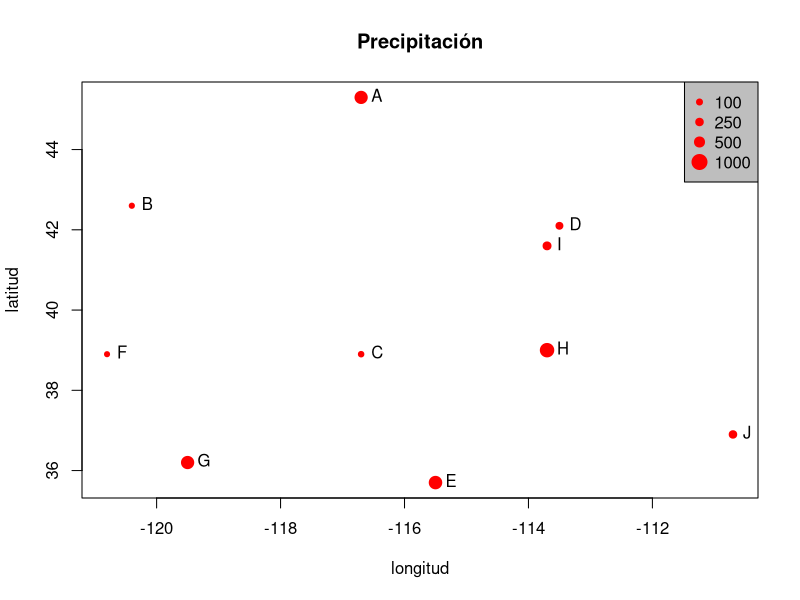
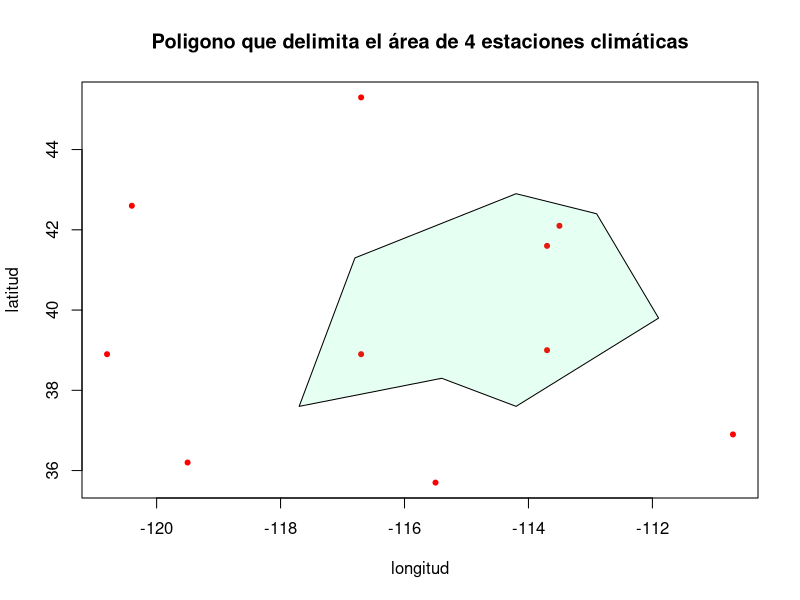
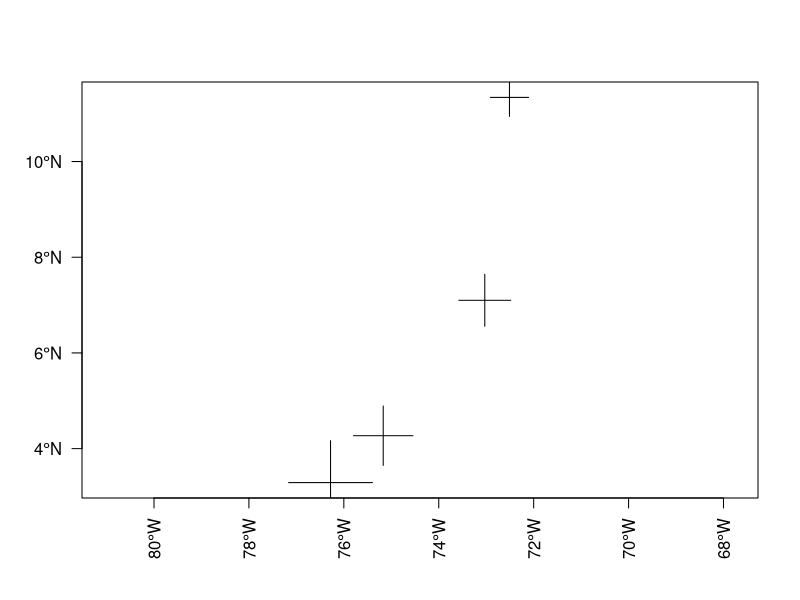
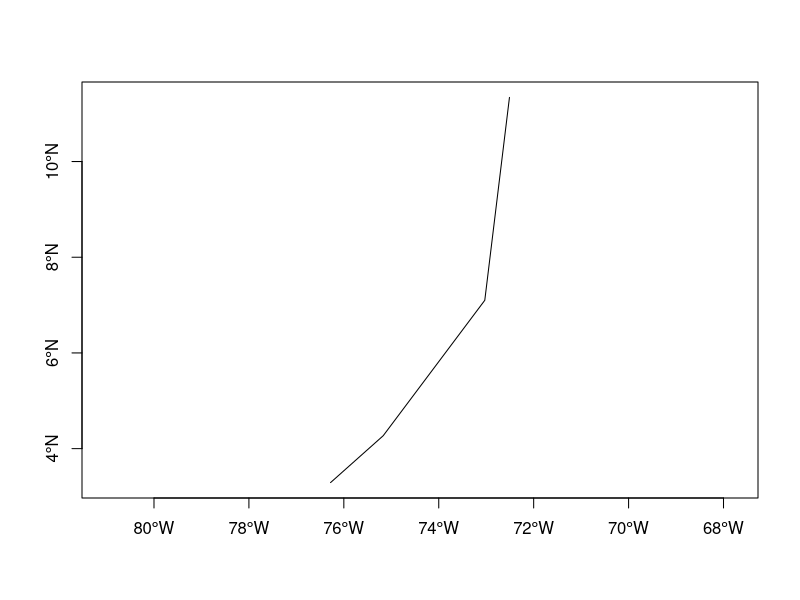
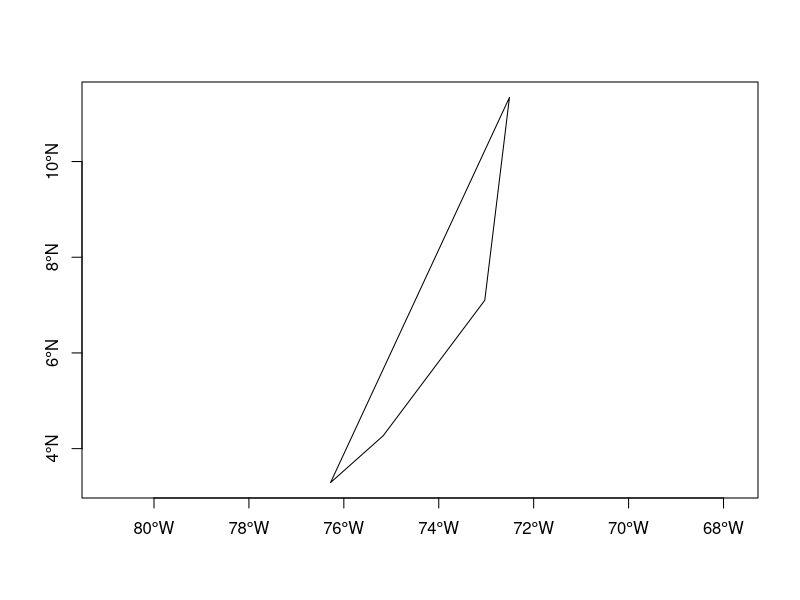

Here is the R script that generated these plots, in order:
## ---- chunk 1
knitr::opts_chunk$set(echo = TRUE)
## ---- chunk 2
nombreEstaciones <- LETTERS[1:10] #Las nombraremos con letras para este ejemplo
longitud <- c(-116.7, -120.4, -116.7, -113.5, -115.5,
               -120.8, -119.5, -113.7, -113.7, -110.7)
latitud <- c(45.3, 42.6, 38.9, 42.1, 35.7, 38.9,
              36.2, 39, 41.6, 36.9)
estaciones <- cbind(longitud, latitud)

# Simularemos datos de precipitación para este ejemplo
set.seed(0)
precip <- round((runif(length(latitud))*10)^3) #Generamos datos aleatorios

psize <- 1 + precip/500
plot(estaciones, cex=psize, pch=20, col='red', main='Precipitación')

# Agregamos nombres al gráfico
text(estaciones, nombreEstaciones, pos=4)

# Agregamos leyenda
breaks <- c(100, 250, 500, 1000)
legend.psize <- 1+breaks/500
legend("topright", legend=breaks, pch=20, pt.cex=legend.psize, col='red', bg='gray')
## ---- chunk 3
lon <- c(-116.8, -114.2, -112.9, -111.9, -114.2, -115.4, -117.7)
lat <- c(41.3, 42.9, 42.4, 39.8, 37.6, 38.3, 37.6)
esquinasPoligono = cbind(lon,lat)
plot(estaciones, main="Poligono que delimita el área de 4 estaciones climáticas", pch=20, col="red")
polygon(esquinasPoligono, col= rgb(0, 1, 0.5, 0.1), border = "black")
## ---- chunk 4
#Vamos a emplear la librería sp para este caso
library(sp)

#Vamos a crear nuestro conjunto de datos de longitud y latitud

lonx = c(-76.28,-75.17,-73.03,-72.51)
latx = c(3.29,4.27, 7.10, 11.34)
dengueCasos = c(79, 56, 49,36)
coordenadas = cbind(lonx,latx)

puntos = SpatialPoints(coordenadas) #Empleamos la función espatial points de la librería sp para crear nuestros datos vectoriales tipo punto

class(puntos) #Visualizamos la clase de archivo que generamos

showDefault(puntos) #Mostramos la información de nuestro archivo vectorial

# Vemos que aun no hemos definido un sistema de referencia de coordenadas

srcoord <- CRS('+init=epsg:4326') #Nuestro src es WGS84, 
#código +init=epsg:4326 se refiere al código EPSG para el sistema de coordenadas geográficas WGS 84

#Además de +init, existen otros parámetros que se pueden utilizar para definir un sistema de referencia de coordenadas (CRS) en R. Algunos de los parámetros más comunes son:

# +init: Define el Sistema de Referencia de Coordenadas (CRS) basado en el EPSG
# +proj: Define la proyección utilizada por el CRS.
# +datum: Define el datum utilizado por el CRS.
# +ellps: Define el elipsoide utilizado por el CRS.
# +units: Define las unidades utilizadas por el CRS.
# +no_defs: Indica que no se deben utilizar las definiciones de CRS por defecto.
# Por ejemplo: "+proj=merc +datum=WGS84 +units=m", en este caso se definió un CRS utilizando la proyección de Mercator, el datum WGS84 y las unidades de metros
#El código EPSG es un identificador numérico único que se utiliza para identificar un sistema de coordenadas específico


# Ahora reasignamos a nuestra variable el src

puntos =  SpatialPoints(coordenadas, proj4string=srcoord)

showDefault(puntos) #Nuevamente verificamos

#A parte de la longitud y latitud (también el src) nuestra base datos aun carece de atributos.
#Vamos asignar datos de casos de dengue como eje z (o atributo)
#Para ello vamos a emplear la librería raster

puntos

library(raster)

puntos = SpatialPointsDataFrame(puntos, data=data.frame(dengueCasos))
puntos

#Para ver con más detalle
str(puntos)

# O

showDefault(puntos)

#Ahora observemos nuestros datos en un gráfico
plot(puntos,cex=dengueCasos/10, axes=TRUE, las=2)
## ---- chunk 5
coordenadas
lineas = spLines(coordenadas, crs=srcoord)
showDefault(lineas)

plot(lineas, axes=TRUE)
## ---- chunk 6
poligonos = spPolygons(coordenadas, crs=srcoord)
showDefault(poligonos)
plot(poligonos, axes=TRUE)
